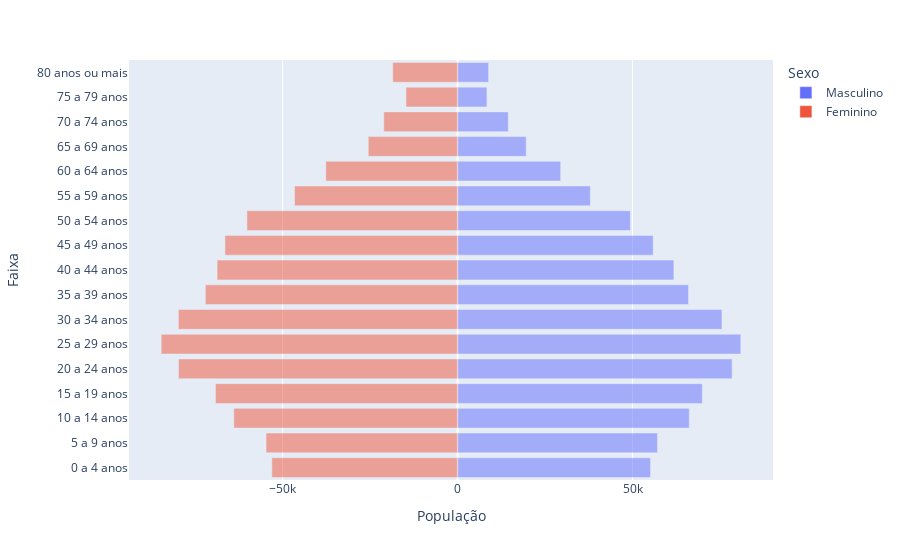

Source (notebook cell):
### Code cell
fig.update_xaxes(rangemode=None)

### Figure 1 — Plotly figure (JSON) as saved in the notebook; plotly's stock layout.template omitted (floating-point values rounded to 4 significant figures)
{"data": [{"alignmentgroup": "True", "hovertemplate": "Sexo=Masculino<br>População=%{x}<br>Faixa=%{y}<extra></extra>", "legendgroup": "Masculino", "marker": {"color": "#636efa", "opacity": 0.5}, "name": "Masculino", "offsetgroup": "Masculino", "orientation": "h", "showlegend": true, "textposition": "auto", "type": "bar", "x": [55140, 57117, 66202, 69937, 78456, 80932, 75543, 66004, 61799, 55899, 49377, 37926, 29451, 19608, 14476, 8394, 8853], "xaxis": "x", "y": ["0 a 4 anos", "5 a 9 anos", "10 a 14 anos", "15 a 19 anos", "20 a 24 anos", "25 a 29 anos", "30 a 34 anos", "35 a 39 anos", "40 a 44 anos", "45 a 49 anos", "50 a 54 anos", "55 a 59 anos", "60 a 64 anos", "65 a 69 anos", "70 a 74 anos", "75 a 79 anos", "80 anos ou mais"], "yaxis": "y"}, {"alignmentgroup": "True", "hovertemplate": "Sexo=Feminino<br>População=%{x}<br>Faixa=%{y}<extra></extra>", "legendgroup": "Feminino", "marker": {"color": "#EF553B", "opacity": 0.5}, "name": "Feminino", "offsetgroup": "Feminino", "orientation": "h", "showlegend": true, "textposition": "auto", "type": "bar", "x": [-53074, -54737, -63946, -69195, -79740, -84698, -79801, -72075, -68720, -66478, -60194, -46586, -37657, -25522, -21092, -14744, -18532], "xaxis": "x", "y": ["0 a 4 anos", "5 a 9 anos", "10 a 14 anos", "15 a 19 anos", "20 a 24 anos", "25 a 29 anos", "30 a 34 anos", "35 a 39 anos", "40 a 44 anos", "45 a 49 anos", "50 a 54 anos", "55 a 59 anos", "60 a 64 anos", "65 a 69 anos", "70 a 74 anos", "75 a 79 anos", "80 anos ou mais"], "yaxis": "y"}], "layout": {"autosize": true, "barmode": "overlay", "legend": {"title": {"text": "Sexo"}, "tracegroupgap": 0}, "margin": {"t": 60}, "xaxis": {"anchor": "y", "autorange": true, "domain": [0, 1], "range": [-93900.0, 90130.0], "title": {"text": "População"}, "type": "linear"}, "yaxis": {"anchor": "x", "autorange": true, "domain": [0, 1], "range": [-0.5, 16.5], "title": {"text": "Faixa"}, "type": "category"}}}
